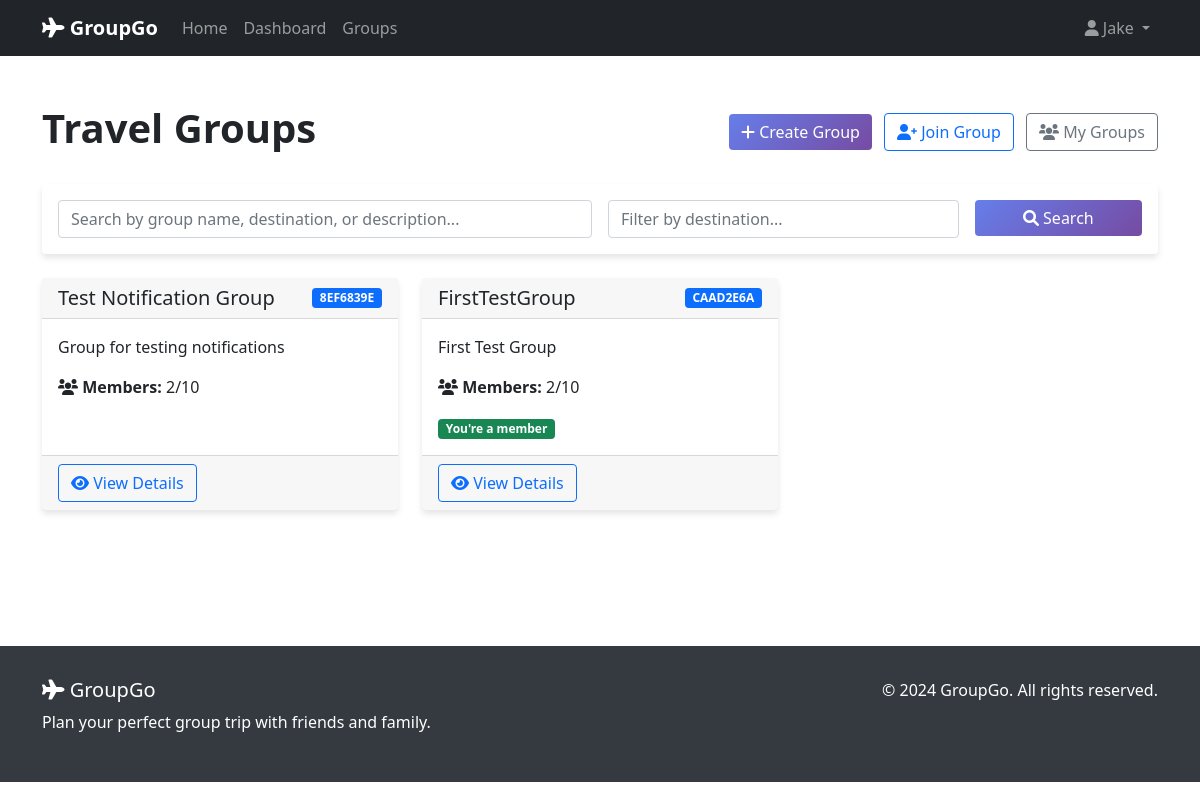
The app's page /groups/ (signed in), older data.
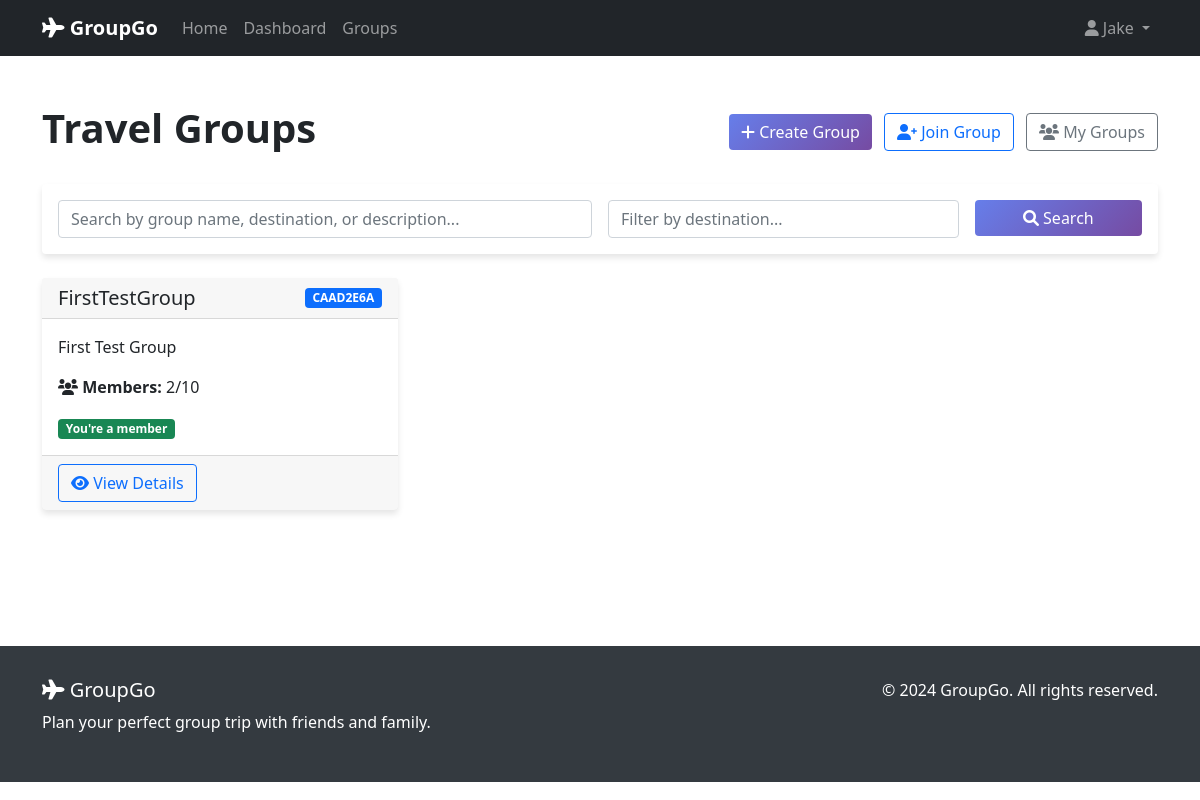
The same page, newer data.
### travel_groups/models.py (models this page shows, shortened)
class TravelGroup(models.Model):
    id = models.UUIDField(primary_key=True, default=uuid.uuid4, editable=False)
    name = models.CharField(max_length=200)
    description = models.TextField(blank=True, null=True)
    photo = models.ImageField(upload_to='group_photos/', blank=True, null=True, help_text="Optional group photo")
    password = models.CharField(max_length=100, default='', help_text="Password required to join the group")
    created_by = models.ForeignKey(User, on_delete=models.CASCADE, related_name='created_groups')
    created_at = models.DateTimeField(auto_now_add=True)
    updated_at = models.DateTimeField(auto_now=True)
    is_active = models.BooleanField(default=True)
    max_members = models.PositiveIntegerField(default=10, help_text="Maximum number of members allowed in the group")
    class Meta:
        ordering = ['-created_at']
        verbose_name = "Travel Group"
        verbose_name_plural = "Travel Groups"
    @property
    def member_count(self):
        return self.members.count()
    @property
    def is_full(self):
        return self.member_count >= self.max_members
    def get_unique_identifier(self):
        return str(self.id)[:8].upper()

### travel_groups/views.py (the view)
# urls.py: path('', views.group_list, name='group_list'),
@login_required
def group_list(request):
    form = SearchGroupForm(request.GET)
    groups = TravelGroup.objects.filter(is_active=True)
    if form.is_valid():
        search_query = form.cleaned_data.get('search_query')
        destination = form.cleaned_data.get('destination')
        if search_query:
            groups = groups.filter(
                Q(name__icontains=search_query) |
                Q(description__icontains=search_query)
            )
        if destination:
            pass
    for group in groups:
        group.user_is_member = GroupMember.objects.filter(
            group=group, user=request.user
        ).exists()
    context = {
        'groups': groups,
        'form': form,
    }
    return render(request, 'travel_groups/group_list.html', context)

### travel_groups/forms.py
class SearchGroupForm(forms.Form):
    search_query = forms.CharField(
        max_length=200,
        required=False,
        widget=forms.TextInput(attrs={
            'class': 'form-control',
            'placeholder': 'Search by group name, destination, or description...'
        })
    )
    destination = forms.CharField(
        max_length=200,
        required=False,
        widget=forms.TextInput(attrs={
            'class': 'form-control',
            'placeholder': 'Filter by destination...'
        })
    )

### travel_groups/templates/travel_groups/group_list.html (shortened to what this page needs)
{% extends "base.html" %}
{% load static %}
{% block content %}
<div class="container py-5">
    <div class="row">
        <div class="col-12">
            <div class="d-flex justify-content-between align-items-center mb-4">
                <h1 class="fw-bold">Travel Groups</h1>
                <div>
                    <a href="{% url 'travel_groups:create_group' %}" class="btn btn-primary me-2">
                        <i class="fas fa-plus"></i> Create Group
                    </a>
                    <a href="{% url 'travel_groups:join_group' %}" class="btn btn-outline-primary me-2">
                        <i class="fas fa-user-plus"></i> Join Group
                    </a>
                    <a href="{% url 'travel_groups:my_groups' %}" class="btn btn-outline-secondary">
                        <i class="fas fa-users"></i> My Groups
                    </a>
                </div>
            </div>
        </div>
    </div>
    <div class="row mb-4">
        <div class="col-12">
            <div class="card">
                <div class="card-body">
                    <form method="get" class="row g-3">
                        <div class="col-md-6">
                            {{ form.search_query }}
                        </div>
                        <div class="col-md-4">
                            {{ form.destination }}
                        </div>
                        <div class="col-md-2">
                            <button type="submit" class="btn btn-primary w-100">
                                <i class="fas fa-search"></i> Search
                            </button>
                        </div>
                    </form>
                </div>
            </div>
        </div>
    </div>
    <div class="row">
        {% for group in groups %}
        <div class="col-md-6 col-lg-4 mb-4">
            <div class="card h-100">
                <div class="card-header d-flex justify-content-between align-items-center">
                    <h5 class="mb-0">{{ group.name }}</h5>
                    <span class="badge bg-primary">{{ group.get_unique_identifier }}</span>
                </div>
                <div class="card-body">
                    <p class="card-text">{{ group.description|truncatewords:20 }}</p>
                    <div class="mb-3">
                        <strong><i class="fas fa-users"></i> Members:</strong>
                        {{ group.member_count }}/{{ group.max_members }}
                    </div>
                    {% if group.user_is_member %}
                        <span class="badge bg-success">You're a member</span>
                    {% endif %}
                </div>
                <div class="card-footer">
                    <a href="{% url 'travel_groups:group_detail' group.id %}" class="btn btn-outline-primary">
                        <i class="fas fa-eye"></i> View Details
                    </a>
                </div>
            </div>
        </div>
        {% endfor %}
    </div>
</div>
{% endblock %}

Row changes from the older to the newer data that the page shows:
removed TravelGroup: name "Test Notification Group", get_unique_identifier "8EF6839E", description "Group for testing notifications", member_count "2", max_members "10"
